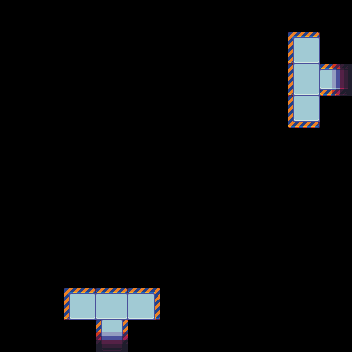

A 2D game scene composited from a Tiled map and its tileset images. What follows is a short description and the map's XML, with every tile layer's data as written:
An orthogonal 11x11 tile map with 32x32 px tiles, 1 tile layer (Слой тайлов 1), 3 tilesets.

<map version="1.0" orientation="orthogonal" renderorder="right-down" width="11" height="11" tilewidth="32" tileheight="32" nextobjectid="2">
 <tileset firstgid="1" name="scifitiles-sheet" tilewidth="32" tileheight="32" tilecount="84">
  <image source="scifitiles-sheet.png" width="448" height="192" />
 </tileset>
 <tileset firstgid="85" name="lava" tilewidth="32" tileheight="32" tilecount="256">
  <image source="lava.png" width="512" height="512" />
 </tileset>
 <tileset firstgid="341" name="black" tilewidth="32" tileheight="32" tilecount="1">
  <image source="black.png" width="32" height="32" />
 </tileset>
 <layer name="Слой тайлов 1" width="11" height="11">
  <data>
   <tile gid="341" />
   <tile gid="341" />
   <tile gid="341" />
   <tile gid="341" />
   <tile gid="341" />
   <tile gid="341" />
   <tile gid="341" />
   <tile gid="341" />
   <tile gid="341" />
   <tile gid="341" />
   <tile gid="341" />
   <tile gid="341" />
   <tile gid="341" />
   <tile gid="341" />
   <tile gid="341" />
   <tile gid="341" />
   <tile gid="341" />
   <tile gid="341" />
   <tile gid="341" />
   <tile gid="341" />
   <tile gid="6" />
   <tile gid="341" />
   <tile gid="341" />
   <tile gid="341" />
   <tile gid="341" />
   <tile gid="341" />
   <tile gid="341" />
   <tile gid="341" />
   <tile gid="341" />
   <tile gid="341" />
   <tile gid="341" />
   <tile gid="20" />
   <tile gid="16" />
   <tile gid="341" />
   <tile gid="341" />
   <tile gid="341" />
   <tile gid="341" />
   <tile gid="341" />
   <tile gid="341" />
   <tile gid="341" />
   <tile gid="341" />
   <tile gid="341" />
   <tile gid="34" />
   <tile gid="341" />
   <tile gid="341" />
   <tile gid="341" />
   <tile gid="341" />
   <tile gid="341" />
   <tile gid="341" />
   <tile gid="341" />
   <tile gid="341" />
   <tile gid="341" />
   <tile gid="341" />
   <tile gid="341" />
   <tile gid="341" />
   <tile gid="341" />
   <tile gid="341" />
   <tile gid="341" />
   <tile gid="341" />
   <tile gid="341" />
   <tile gid="341" />
   <tile gid="341" />
   <tile gid="341" />
   <tile gid="341" />
   <tile gid="341" />
   <tile gid="341" />
   <tile gid="341" />
   <tile gid="341" />
   <tile gid="341" />
   <tile gid="341" />
   <tile gid="341" />
   <tile gid="341" />
   <tile gid="341" />
   <tile gid="341" />
   <tile gid="341" />
   <tile gid="341" />
   <tile gid="341" />
   <tile gid="341" />
   <tile gid="341" />
   <tile gid="341" />
   <tile gid="341" />
   <tile gid="341" />
   <tile gid="341" />
   <tile gid="341" />
   <tile gid="341" />
   <tile gid="341" />
   <tile gid="341" />
   <tile gid="341" />
   <tile gid="341" />
   <tile gid="341" />
   <tile gid="341" />
   <tile gid="341" />
   <tile gid="341" />
   <tile gid="341" />
   <tile gid="341" />
   <tile gid="341" />
   <tile gid="341" />
   <tile gid="341" />
   <tile gid="341" />
   <tile gid="341" />
   <tile gid="341" />
   <tile gid="6" />
   <tile gid="7" />
   <tile gid="8" />
   <tile gid="341" />
   <tile gid="341" />
   <tile gid="341" />
   <tile gid="341" />
   <tile gid="341" />
   <tile gid="341" />
   <tile gid="341" />
   <tile gid="341" />
   <tile gid="341" />
   <tile gid="2" />
   <tile gid="341" />
   <tile gid="341" />
   <tile gid="341" />
   <tile gid="341" />
   <tile gid="341" />
   <tile gid="341" />
   <tile gid="341" />
  </data>
 </layer>
</map>
